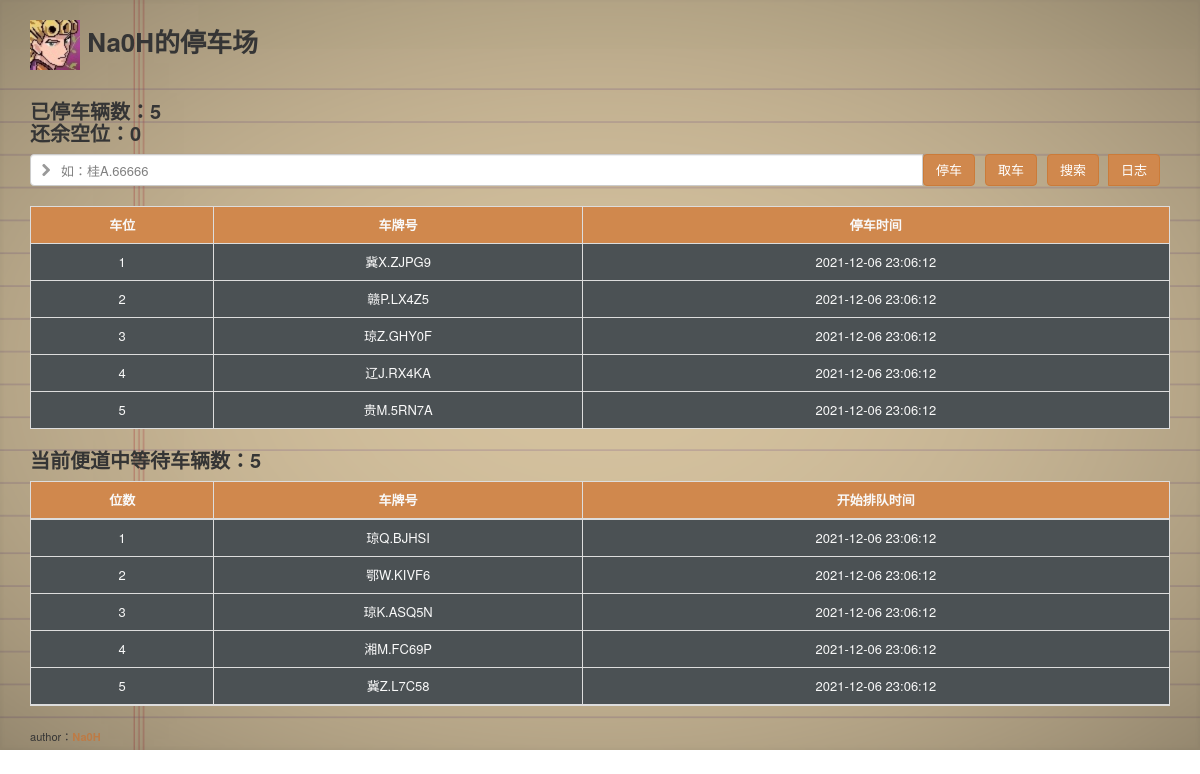
The page / on the database its author committed.
### app.py (models this page shows)
class User(db.Model):
    id = db.Column(db.Integer, primary_key=True)
    name = db.Column(db.String(20))

class Car(db.Model):
    id = db.Column(db.Integer, autoincrement=True)
    carnum = db.Column(db.String(20), primary_key=True)
    time = db.Column(db.DateTime)

class WaitCar(db.Model):
    id = db.Column(db.Integer, autoincrement=True)
    carnum = db.Column(db.String(20), primary_key=True)
    time = db.Column(db.DateTime)

### app.py (the view, shortened to what this page needs)
@app.route('/', methods=['GET', 'POST'])
def index():
    maxc = 5    # 定义停车场最大车辆数
    user = User.query.first()
    cars = Car.query.all()
    wcars = WaitCar.query.all()
    return render_template('index.html',
                           user=user,
                           cars=cars,
                           wcars=wcars,
                           clen=Car.query.count(),
                           len=WaitCar.query.count(),
                           carn=Car.query.count(),
                           last=(maxc - Car.query.count()),
                           )

### templates/index.html (shortened to what this page needs)
<!DOCTYPE html>
<html lang="en">
<head>
    <link href="{{ url_for('static', filename='css/zui.css') }}" rel="stylesheet">
    <link href="{{ url_for('static', filename='css/zui-theme.css') }}" rel="stylesheet">
    <link href="{{ url_for('static', filename='lib/datagrid/zui.datagrid.min.css') }}" rel="stylesheet">
</head>
<body style="background: url(static/images/bg2.png);background-size: cover; background-repeat: no-repeat;">
<div class="container">
    <h1>
    <img alt="picturl1" src="{{ url_for('static', filename='images/avatar.jpg') }}" height="50" width="50">
    {{ user.name }}的停车场
    </h1>
</div>
<div class="container">
    {%if clen != 0%}
    <h2>已停车辆数：{{ carn }}<br>还余空位：{{last}}</h2>
    <form method="post">
        <div class="input-group">
          <div class="input-control search-box search-box has-icon-left has-icon-right search-example" id="searchcartext">
            <input id="carnum" type="text" class="form-control search-input"  placeholder="如：桂A.66666" name="carnum">
            <label for="carnum" class="input-control-icon-left search-icon">
                <i class="icon icon-chevron-right"></i>
            </label>
          </div>
          <span class="input-group-btn">
            <input class="btn btn-primary" type="submit" name="parkcar" value="停车"></input>
          </span>
          <span class="input-group-btn container">
                <input class="btn btn-primary " type="submit" name="getcar" value="取车">
          </span>
          <span class="input-group-btn">
            <input class="btn btn-primary" type="submit" name="searchcarb" value="搜索"></input>
          </span>
          <span class="input-group-btn container">
                <input class="btn btn-primary " type="submit" name="tolog" value="日志">
          </span>
        </div>
    </form>
    <br>
    <table id="cartable" class="table table-bordered" style="background-color: #4b5154;text-align: center;">
        <thead>
            <tr>
                <th style="color:#f9f9f9;text-align: center;background-color: #d0884d;">车位</th>
                <th style="color:#f9f9f9;text-align: center;background-color: #d0884d;">车牌号</th>
                <th style="color:#f9f9f9;text-align: center;background-color: #d0884d;">停车时间</th>
            </tr>
        </thead>
        <tbody>
            {% for car in cars %}
            <tr>
                <td style="color:#f9f9f9;">{{ loop.index }}</td>
                <td style="color:#f9f9f9;">{{ car.carnum }}</td>
                <td style="color:#f9f9f9;">{{ car.time }}</td>
            </tr>
            {% endfor %}
        </tbody>
    </table>
    {% endif %}
    {% if len != 0 %}
    <h2>当前便道中等待车辆数：{{ len }}</h2>
    <table id="cartable" class="container table table-bordered" style="background-color: #4b5154;text-align: center;">
        <thead>
            <tr>
                <th style="color:#f9f9f9;text-align: center;background-color: #d0884d;">位数</th>
                <th style="color:#f9f9f9;text-align: center;background-color: #d0884d;">车牌号</th>
                <th style="color:#f9f9f9;text-align: center;background-color: #d0884d;">开始排队时间</th>
            </tr>
        </thead>
        <tbody>
            {% for wcar in wcars %}
            <tr>
                <td style="color:#f9f9f9;">{{ loop.index }}</td>
                <td style="color:#f9f9f9;">{{ wcar.carnum }}</td>
                <td style="color:#f9f9f9;">{{ wcar.time }}</td>
            </tr>
            {% endfor %}
        </tbody>
    </table>
    {% endif %}
</div>
<footer class="container">
    <small>author：<a href="http://na0h.cn"><strong>Na0H</strong></a></small>
</footer>
</body>
</html>

### static/css/zui-theme.css (style rules this page uses)
.btn { border-radius: 4px; color: #353535; background-color: #f2f2f2; border-color: #bfbfbf; }
.btn-primary { color: #fff; background-color: #d0884d; border-color: #cb7b39; }
.form-control { border-radius: 4px; }
.input-group-addon:not(:first-child):not(:last-child), .input-group-btn:not(:first-child):not(:last-child), .input-group .form-control:not(:first-child):not(:last-child) { border-radius: 0; }
.input-group .form-control:first-child, .input-group-addon:first-child, .input-group-btn:first-child > .btn, .input-group-btn:first-child > .btn-group > .btn, .input-group-btn:first-child > .dropdown-toggle, .input-group-btn:last-child > .btn:not(:last-child):not(.dropdown-toggle), .input-group-btn:last-child > .btn-group:not(:last-child) > .btn { border-bottom-right-radius: 0; border-top-right-radius: 0; }
.input-group .form-control:last-child, .input-group-addon:last-child, .input-group-btn:last-child > .btn, .input-group-btn:last-child > .btn-group > .btn, .input-group-btn:last-child > .dropdown-toggle, .input-group-btn:first-child > .btn:not(:first-child), .input-group-btn:first-child > .btn-group:not(:first-child) > .btn { border-bottom-left-radius: 0; border-top-left-radius: 0; }

### rows shown on the page
User: name "Na0H"
Car: carnum "冀X.ZJPG9", time "2021-12-06 23:06:12"
Car: carnum "赣P.LX4Z5", time "2021-12-06 23:06:12"
Car: carnum "琼Z.GHY0F", time "2021-12-06 23:06:12"
Car: carnum "辽J.RX4KA", time "2021-12-06 23:06:12"
Car: carnum "贵M.5RN7A", time "2021-12-06 23:06:12"
WaitCar: carnum "琼Q.BJHSI", time "2021-12-06 23:06:12"
WaitCar: carnum "鄂W.KIVF6", time "2021-12-06 23:06:12"
WaitCar: carnum "琼K.ASQ5N", time "2021-12-06 23:06:12"
WaitCar: carnum "湘M.FC69P", time "2021-12-06 23:06:12"
WaitCar: carnum "冀Z.L7C58", time "2021-12-06 23:06:12"

### other values the page prints
{{ carn }} "5"
{{ last }} "0"
{{ len }} "5"
